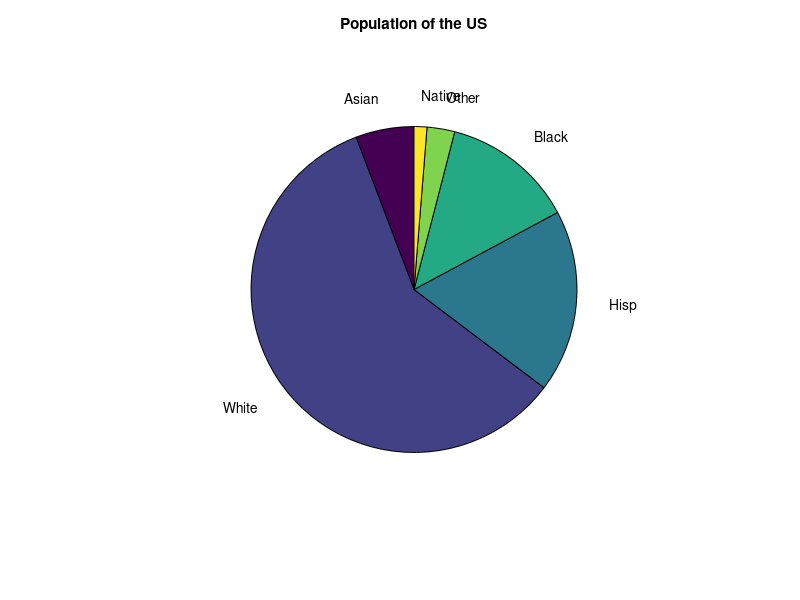

Here is the MATLAB script that generated this plot:

% Using Census data to create a pie chart of the United States population racial profile
% Data accessed at: https://www.census.gov/quickfacts/fact/table/US/IPE120219

X = [5.9 60.1 18.5 13.4 2.8 1.3];

% Census data analysis was the only case of hard coding
labels = {'Asian', 'White', 'Hisp', 'Black', 'Other', 'Native'};
% Creating the pie chart
pie(X, labels)
title('Population of the US')

% Coding and debugging by Sarah, 1 hour

% Visualization of United States population

X = [5.9 60.1 18.5 13.4 2.8 1.3]; % Creating a generic US population pie chart
% Data extracted from Census
% Census data was only instance of hard coding in our project
labels = {'Asian', 'White', 'Hisp', 'Black', 'Other', 'Native'};

% Creating a pie chart
pie(X, labels)
title('Population of the US')

% Written by Sarah, 2 hours
% Debugging by Laurel, Michelle, 0.5 hour
% Collaborated with Pair Programming

